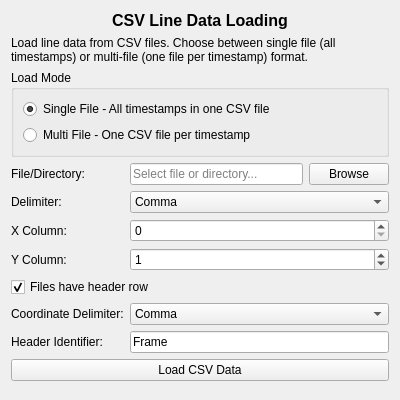
<?xml version="1.0" encoding="UTF-8"?>
<ui version="4.0">
 <class>CSVLineLoader_Widget</class>
 <widget class="QWidget" name="CSVLineLoader_Widget">
  <property name="geometry">
   <rect>
    <x>0</x>
    <y>0</y>
    <width>400</width>
    <height>400</height>
   </rect>
  </property>
  <property name="windowTitle">
   <string>Form</string>
  </property>
  <layout class="QVBoxLayout" name="verticalLayout">
   <item>
    <widget class="QLabel" name="label_title">
     <property name="text">
      <string>CSV Line Data Loading</string>
     </property>
     <property name="alignment">
      <set>Qt::AlignmentFlag::AlignCenter</set>
     </property>
     <property name="font">
      <font>
       <pointsize>12</pointsize>
       <bold>true</bold>
      </font>
     </property>
    </widget>
   </item>
   <item>
    <widget class="QLabel" name="label_description">
     <property name="text">
      <string>Load line data from CSV files. Choose between single file (all timestamps) or multi-file (one file per timestamp) format.</string>
     </property>
     <property name="wordWrap">
      <bool>true</bool>
     </property>
    </widget>
   </item>
   <item>
    <widget class="QGroupBox" name="load_mode_groupbox">
     <property name="title">
      <string>Load Mode</string>
     </property>
     <layout class="QVBoxLayout" name="load_mode_layout">
      <item>
       <widget class="QRadioButton" name="single_file_radio">
        <property name="text">
         <string>Single File - All timestamps in one CSV file</string>
        </property>
        <property name="checked">
         <bool>true</bool>
        </property>
       </widget>
      </item>
      <item>
       <widget class="QRadioButton" name="multi_file_radio">
        <property name="text">
         <string>Multi File - One CSV file per timestamp</string>
        </property>
       </widget>
      </item>
     </layout>
    </widget>
   </item>
   <item>
    <layout class="QGridLayout" name="gridLayout">
     <item row="0" column="0">
      <widget class="QLabel" name="label_file_path">
       <property name="text">
        <string>File/Directory:</string>
       </property>
      </widget>
     </item>
     <item row="0" column="1">
      <widget class="QLineEdit" name="file_path_edit">
       <property name="placeholderText">
        <string>Select file or directory...</string>
       </property>
      </widget>
     </item>
     <item row="0" column="2">
      <widget class="QPushButton" name="browse_button">
       <property name="text">
        <string>Browse</string>
       </property>
      </widget>
     </item>
     <item row="1" column="0">
      <widget class="QLabel" name="label_delimiter">
       <property name="text">
        <string>Delimiter:</string>
       </property>
      </widget>
     </item>
     <item row="1" column="1" colspan="2">
      <widget class="QComboBox" name="delimiter_combo">
       <item>
        <property name="text">
         <string>Comma</string>
        </property>
       </item>
       <item>
        <property name="text">
         <string>Space</string>
        </property>
       </item>
       <item>
        <property name="text">
         <string>Tab</string>
        </property>
       </item>
      </widget>
     </item>
     <item row="2" column="0">
      <widget class="QLabel" name="label_x_column">
       <property name="text">
        <string>X Column:</string>
       </property>
      </widget>
     </item>
     <item row="2" column="1" colspan="2">
      <widget class="QSpinBox" name="x_column_spinbox">
       <property name="toolTip">
        <string>Column index for X coordinates (0-based). Only used for multi-file mode.</string>
       </property>
       <property name="minimum">
        <number>0</number>
       </property>
       <property name="maximum">
        <number>10</number>
       </property>
       <property name="value">
        <number>0</number>
       </property>
      </widget>
     </item>
     <item row="3" column="0">
      <widget class="QLabel" name="label_y_column">
       <property name="text">
        <string>Y Column:</string>
       </property>
      </widget>
     </item>
     <item row="3" column="1" colspan="2">
      <widget class="QSpinBox" name="y_column_spinbox">
       <property name="toolTip">
        <string>Column index for Y coordinates (0-based). Only used for multi-file mode.</string>
       </property>
       <property name="minimum">
        <number>0</number>
       </property>
       <property name="maximum">
        <number>10</number>
       </property>
       <property name="value">
        <number>1</number>
       </property>
      </widget>
     </item>
     <item row="4" column="0" colspan="3">
      <widget class="QCheckBox" name="has_header_checkbox">
       <property name="text">
        <string>Files have header row</string>
       </property>
       <property name="checked">
        <bool>true</bool>
       </property>
      </widget>
     </item>
     <item row="5" column="0">
      <widget class="QLabel" name="label_coordinate_delimiter">
       <property name="text">
        <string>Coordinate Delimiter:</string>
       </property>
      </widget>
     </item>
     <item row="5" column="1" colspan="2">
      <widget class="QComboBox" name="coordinate_delimiter_combo">
       <property name="toolTip">
        <string>Delimiter used within X and Y coordinate lists. Only used for single-file mode.</string>
       </property>
       <item>
        <property name="text">
         <string>Comma</string>
        </property>
       </item>
       <item>
        <property name="text">
         <string>Space</string>
        </property>
       </item>
       <item>
        <property name="text">
         <string>Tab</string>
        </property>
       </item>
      </widget>
     </item>
     <item row="6" column="0">
      <widget class="QLabel" name="label_header_identifier">
       <property name="text">
        <string>Header Identifier:</string>
       </property>
      </widget>
     </item>
     <item row="6" column="1" colspan="2">
      <widget class="QLineEdit" name="header_identifier_edit">
       <property name="toolTip">
        <string>Text in the first column that identifies the header row. Only used for single-file mode.</string>
       </property>
       <property name="text">
        <string>Frame</string>
       </property>
      </widget>
     </item>
    </layout>
   </item>
   <item>
    <widget class="QPushButton" name="load_button">
     <property name="text">
      <string>Load CSV Data</string>
     </property>
    </widget>
   </item>
   <item>
    <spacer name="verticalSpacer">
     <property name="orientation">
      <enum>Qt::Orientation::Vertical</enum>
     </property>
     <property name="sizeHint" stdset="0">
      <size>
       <width>20</width>
       <height>40</height>
      </size>
     </property>
    </spacer>
   </item>
  </layout>
 </widget>
 <resources/>
 <connections/>
</ui>
